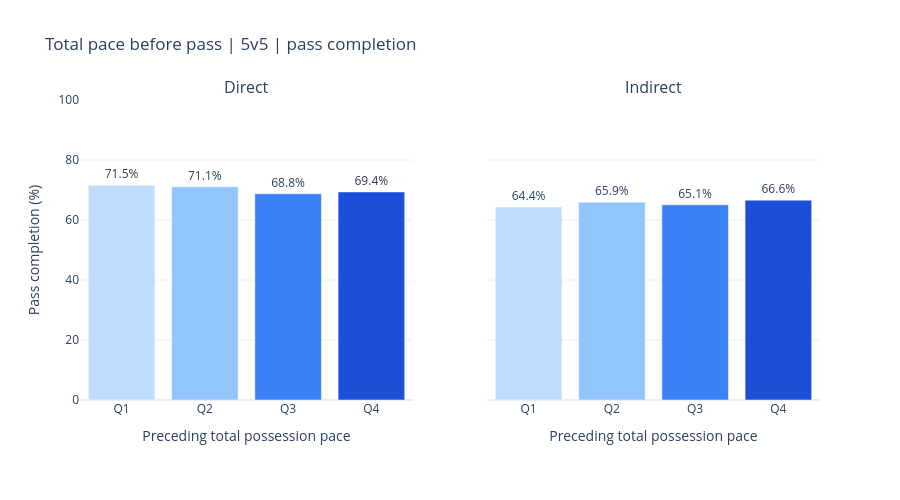

Write notebook code for a chart like this one.
### Markdown cell above
## 5.5. Display pass outcomes

Q1 is the lowest preceding total pace and Q4 the highest; hover shows numerical boundaries and counts. The two panels compare Direct and Indirect passes.

Empty groups have no percentage bar. Fewer available bands or no usable data are labeled explicitly. No uncertainty intervals are included in this first version.

### Code cell
QUARTILE_COLORS = ["#bfdbfe", "#93c5fd", "#3b82f6", "#1d4ed8"]


def pass_outcomes_figure(summary, boundaries):
    figure = make_subplots(rows=1, cols=2, subplot_titles=PASS_TYPES, shared_yaxes=True)
    band_count = len(boundaries)
    for column, pass_type in enumerate(PASS_TYPES, start=1):
        # Missing groups appear as gaps, never zero-percent results.
        bars = summary.loc[summary["pass_type"].eq(pass_type)].set_index("quartile")
        bars = bars.reindex(range(1, band_count + 1))
        figure.add_trace(
            go.Bar(
                x=[f"Q{q}" for q in bars.index],
                y=bars["completion_pct"],
                marker_color=QUARTILE_COLORS[:band_count],
                showlegend=False,
                text=[
                    f"{value:.1f}%" if pd.notna(value) else ""
                    for value in bars["completion_pct"]
                ],
                textposition="outside",
                cliponaxis=False,
                customdata=bars[
                    [
                        "attempts",
                        "completed",
                        "games",
                        "lower_pace_ft_s",
                        "upper_pace_ft_s",
                        "median_pace_ft_s",
                    ]
                ].to_numpy(),
                hovertemplate=(
                    "%{x}<br>Pass completion: %{y:.1f}%"
                    "<br>Attempts: %{customdata[0]:.0f}"
                    "<br>Completed passes: %{customdata[1]:.0f}"
                    "<br>Games: %{customdata[2]:.0f}"
                    "<br>Pace range: %{customdata[3]:.2f}"
                    " to %{customdata[4]:.2f} ft/s"
                    "<br>Median pace: %{customdata[5]:.1f} ft/s<extra></extra>"
                ),
            ),
            row=1,
            col=column,
        )
    if summary.empty:
        note = "No data: no measurable pace with assigned bands."
    elif band_count < 4:
        note = f"Only {band_count} bands: ties prevent four quartiles."
    else:
        note = None
    if note:
        figure.add_annotation(
            text=note, x=0.5, y=-0.30, xref="paper", yref="paper", showarrow=False
        )
    figure.update_layout(
        title="Total pace before pass | 5v5 | pass completion",
        template="plotly_white",
        height=500,
        margin=dict(t=100, b=100),
    )
    figure.update_xaxes(
        title_text="Preceding total possession pace",
        categoryorder="array",
        categoryarray=["Q1", "Q2", "Q3", "Q4"],
    )
    figure.update_yaxes(range=[0, 100], title_text="Pass completion (%)", row=1, col=1)
    figure.update_yaxes(range=[0, 100], row=1, col=2)
    return figure


total_pace_figure = pass_outcomes_figure(pass_summary, quartile_boundaries)
total_pace_figure.show()

### Figure 1 — Plotly figure (JSON) as saved in the notebook; plotly's stock layout.template omitted (floating-point values rounded to 4 significant figures)
{"data": [{"cliponaxis": false, "customdata": [[2362, 1690, 34, 0, 10.12, 6.71], [2648, 1882, 34, 10.12, 15.34, 12.98], [2682, 1844, 34, 15.34, 20.15, 17.65], [2842, 1971, 34, 20.15, 401.5, 24.13]], "hovertemplate": "%{x}<br>Pass completion: %{y:.1f}%<br>Attempts: %{customdata[0]:.0f}<br>Completed passes: %{customdata[1]:.0f}<br>Games: %{customdata[2]:.0f}<br>Pace range: %{customdata[3]:.2f} to %{customdata[4]:.2f} ft/s<br>Median pace: %{customdata[5]:.1f} ft/s<extra></extra>", "marker": {"color": ["#bfdbfe", "#93c5fd", "#3b82f6", "#1d4ed8"]}, "showlegend": false, "text": ["71.5%", "71.1%", "68.8%", "69.4%"], "textposition": "outside", "type": "bar", "x": ["Q1", "Q2", "Q3", "Q4"], "xaxis": "x", "y": [71.55, 71.07, 68.75, 69.35], "yaxis": "y"}, {"cliponaxis": false, "customdata": [[1675, 1078, 34, 0, 10.12, 6.0], [1389, 916, 34, 10.12, 15.34, 13], [1354, 881, 34, 15.34, 20.15, 17.67], [1195, 796, 34, 20.15, 401.5, 23.47]], "hovertemplate": "%{x}<br>Pass completion: %{y:.1f}%<br>Attempts: %{customdata[0]:.0f}<br>Completed passes: %{customdata[1]:.0f}<br>Games: %{customdata[2]:.0f}<br>Pace range: %{customdata[3]:.2f} to %{customdata[4]:.2f} ft/s<br>Median pace: %{customdata[5]:.1f} ft/s<extra></extra>", "marker": {"color": ["#bfdbfe", "#93c5fd", "#3b82f6", "#1d4ed8"]}, "showlegend": false, "text": ["64.4%", "65.9%", "65.1%", "66.6%"], "textposition": "outside", "type": "bar", "x": ["Q1", "Q2", "Q3", "Q4"], "xaxis": "x2", "y": [64.36, 65.95, 65.07, 66.61], "yaxis": "y2"}], "layout": {"annotations": [{"font": {"size": 16}, "showarrow": false, "text": "Direct", "x": 0.225, "xanchor": "center", "xref": "paper", "y": 1, "yanchor": "bottom", "yref": "paper"}, {"font": {"size": 16}, "showarrow": false, "text": "Indirect", "x": 0.775, "xanchor": "center", "xref": "paper", "y": 1, "yanchor": "bottom", "yref": "paper"}], "height": 500, "margin": {"b": 100, "t": 100}, "title": {"text": "Total pace before pass | 5v5 | pass completion"}, "xaxis": {"anchor": "y", "categoryarray": ["Q1", "Q2", "Q3", "Q4"], "categoryorder": "array", "domain": [0, 0.45], "title": {"text": "Preceding total possession pace"}}, "xaxis2": {"anchor": "y2", "categoryarray": ["Q1", "Q2", "Q3", "Q4"], "categoryorder": "array", "domain": [0.55, 1], "title": {"text": "Preceding total possession pace"}}, "yaxis": {"anchor": "x", "domain": [0, 1], "range": [0, 100], "title": {"text": "Pass completion (%)"}}, "yaxis2": {"anchor": "x2", "domain": [0, 1], "matches": "y", "range": [0, 100], "showticklabels": false}}}
